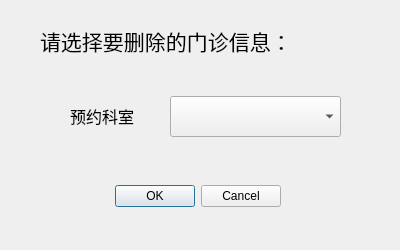
<?xml version="1.0" encoding="UTF-8"?>
<ui version="4.0">
 <class>DeleteOutpatientDlg</class>
 <widget class="QDialog" name="DeleteOutpatientDlg">
  <property name="geometry">
   <rect>
    <x>0</x>
    <y>0</y>
    <width>400</width>
    <height>250</height>
   </rect>
  </property>
  <property name="windowTitle">
   <string>Dialog</string>
  </property>
  <widget class="QDialogButtonBox" name="buttonBox">
   <property name="geometry">
    <rect>
     <x>100</x>
     <y>180</y>
     <width>181</width>
     <height>32</height>
    </rect>
   </property>
   <property name="orientation">
    <enum>Qt::Orientation::Horizontal</enum>
   </property>
   <property name="standardButtons">
    <set>QDialogButtonBox::StandardButton::Cancel|QDialogButtonBox::StandardButton::Ok</set>
   </property>
  </widget>
  <widget class="QComboBox" name="comboBox_OutpatientName">
   <property name="geometry">
    <rect>
     <x>170</x>
     <y>96</y>
     <width>171</width>
     <height>41</height>
    </rect>
   </property>
   <property name="font">
    <font>
     <pointsize>11</pointsize>
    </font>
   </property>
  </widget>
  <widget class="QLabel" name="label_DeleteInformation">
   <property name="geometry">
    <rect>
     <x>40</x>
     <y>10</y>
     <width>341</width>
     <height>61</height>
    </rect>
   </property>
   <property name="font">
    <font>
     <family>Modern No. 20</family>
     <pointsize>16</pointsize>
    </font>
   </property>
   <property name="text">
    <string>请选择要删除的门诊信息：</string>
   </property>
  </widget>
  <widget class="QLabel" name="label_OutpatientName">
   <property name="geometry">
    <rect>
     <x>70</x>
     <y>100</y>
     <width>81</width>
     <height>31</height>
    </rect>
   </property>
   <property name="font">
    <font>
     <pointsize>12</pointsize>
    </font>
   </property>
   <property name="text">
    <string>预约科室</string>
   </property>
  </widget>
 </widget>
 <resources/>
 <connections>
  <connection>
   <sender>buttonBox</sender>
   <signal>accepted()</signal>
   <receiver>DeleteOutpatientDlg</receiver>
   <slot>accept()</slot>
   <hints>
    <hint type="sourcelabel">
     <x>248</x>
     <y>254</y>
    </hint>
    <hint type="destinationlabel">
     <x>157</x>
     <y>274</y>
    </hint>
   </hints>
  </connection>
  <connection>
   <sender>buttonBox</sender>
   <signal>rejected()</signal>
   <receiver>DeleteOutpatientDlg</receiver>
   <slot>reject()</slot>
   <hints>
    <hint type="sourcelabel">
     <x>316</x>
     <y>260</y>
    </hint>
    <hint type="destinationlabel">
     <x>286</x>
     <y>274</y>
    </hint>
   </hints>
  </connection>
 </connections>
</ui>
